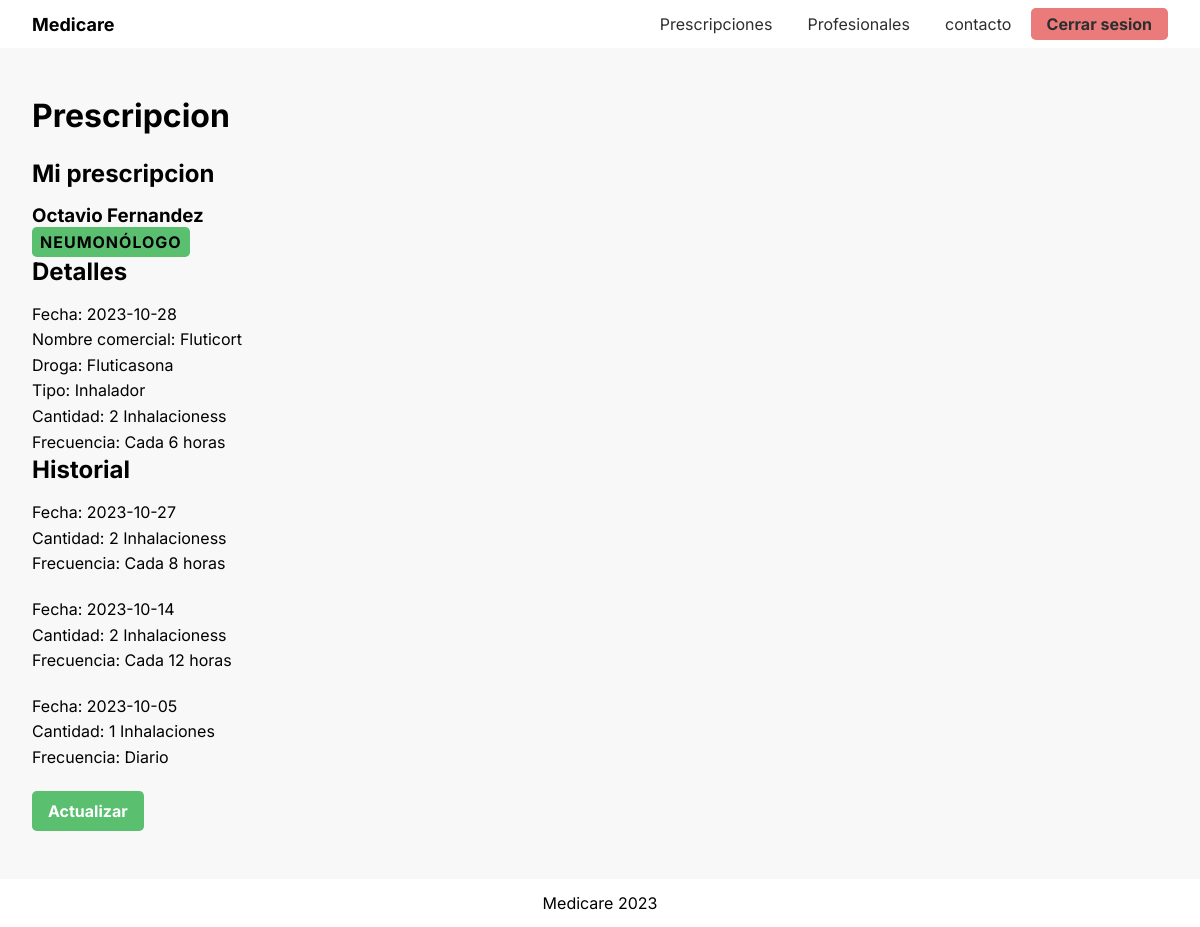
The page /prescription/6 (signed in) on the database its author committed.
### tables this page shows
CREATE TABLE prescription(
  id int primary key auto_increment,
  quantity int,
  created_at date,
  professional_id int,
  patient_id int,
  frequency_id int,
  medicine_id int,
  is_active boolean default true,
  foreign key (professional_id) references professional(id),
  foreign key (patient_id) references patient(id),
  foreign key (frequency_id) references frequency(id),
  foreign key (medicine_id) references medicine(id)
);

CREATE TABLE professional(
  id int primary key auto_increment,
  name varchar(50),  
  lastname varchar(50),
  email varchar(50),
  license_number varchar(10),
  phone_number varchar(10),
  specialty_id int,
  foreign key (specialty_id) references specialty(id)
);

CREATE TABLE specialty(
  id int primary key auto_increment,
  denomination varchar(50)
);

CREATE TABLE medicine(
  id int primary key auto_increment,
  generic_name varchar(50),
  drug varchar(50),
  medicine_type_id int,
  foreign key (medicine_type_id) references medicine_type(id)
);

CREATE TABLE medicine_type(
  id int primary key auto_increment,
  denomination varchar(50),
  unit varchar(50)
);

CREATE TABLE frequency(
  id int primary key auto_increment,
  denomination varchar(50),
  hours_interval int
);

### index.php (called while the page is built, shortened)
<?php
require 'utils/functions.php';
$routes = require 'utils/routes.php';
$response = $routes();
$view = VIEWS . '/' . $response['view'] . '.php';
$data = $response['data'] ?? [];
include(VIEWS . '/layout/start.php');
include($view);
include(VIEWS . '/layout/finish.php');

### utils/routes.php (called while the page is built)
<?php
return function () {
  $category = $_GET['cat'] ?? 'home';
  $id = $_GET['id'] ?? NULL;
  $action = $_GET['a'] ?? 'list';
  $publicRoutes = Array('home','contact','login','register','error');
  if (!in_array($category, $publicRoutes) && !isset($_SESSION['id'])  ) {
    header('Location: /medicare/login');
  }
  if(isset($_SESSION['id'])){
    if (in_array($category, ['home','login','register']) && $action != 'contact') {
      header('Location: /medicare/prescription');
    }
  }
  $controller =  $category . 'Controller';
  if (!class_exists($controller)) {
    return [
      'data' => [
        'message' => "clase $controller inexistente",
      ],
      'view' => 'error'
    ];
  }
  if (!method_exists($controller, $action)) {
    return [
      'data' => [
        'message' => "el metodo $action solicitado no existe en la clase $controller"
      ],
      'view' => 'error'
    ];
  }
  return $controller::$action();
};

### controllers/PrescriptionController.php (called while the page is built, shortened)
<?php
class PrescriptionController
{
  public static function details()
  {
    $prescriptionId = $_GET['id'];
    $Prescription = new PrescriptionModel();
    $prescriptionDetail = $Prescription->getPrescriptionDetail($prescriptionId);
    $genericName = $prescriptionDetail['generic_name'];
    $drug = $prescriptionDetail['drug'];
    $prescriptionHistory = $Prescription->getHistory($genericName, $drug);
    return [
      'data' => [
        'prescriptionDetail'=> $prescriptionDetail,
        'prescriptionHistory' => $prescriptionHistory
      ],
      'view' => 'prescriptions/details'
    ];
  }
}

### models/PrescriptionModel.php (called while the page is built, shortened)
<?php
class PrescriptionModel extends EntityModel
{
  private $patientId;
  public function __construct($patientId = null)
  {
    $this->patientId = $_SESSION['patient_id'] ?? $patientId;
  }
  public function getPrescriptionDetail($id){
    $results = $this->select('p.quantity, p.created_at, p.professional_id ,p.frequency_id, p.medicine_id , pr.name, pr.lastName, s.denomination as specialty, f.denomination as frequency, m.drug, m.generic_name, mt.denomination as medicine_type, mt.unit as medicine_unit',
      [
        'joins'=>[
          ['type'=> 'inner', 'table'=> 'professional pr', 'on'=> 'p.professional_id = pr.id'],
          ['type'=> 'inner', 'table'=> 'specialty s', 'on' => 'pr.specialty_id = s.id'],
          ['type'=> 'inner', 'table'=> 'frequency f', 'on' => 'p.frequency_id = f.id'],
          ['type'=> 'inner', 'table'=> 'medicine m', 'on' => 'p.medicine_id = m.id'],
          ['type'=> 'inner', 'table'=> 'medicine_type mt', 'on' => 'm.medicine_type_id = mt.id']
        ],
        'where' => 'p.id = :prescriptionId AND p.patient_id = :patientId',
        'replaces' => [':prescriptionId' => $id, ':patientId' => $this->patientId]
      ],
      true
    );
    return $results;
  }
  public function getHistory($genericName, $drug){
    $results = $this->select('p.created_at, p.quantity, f.denomination as frequency, mt.unit as medicine_unit',
      [
        'joins'=>[
          ['type'=> 'inner', 'table'=> 'frequency f', 'on' => 'p.frequency_id = f.id'],
          ['type'=> 'inner', 'table'=> 'medicine m', 'on' => 'p.medicine_id = m.id'],
          ['type'=> 'inner', 'table'=> 'medicine_type mt', 'on'=>' m.medicine_type_id = mt.id']
        ],
        'where' => 'p.patient_id = :patientId AND m.generic_name = :genericName AND m.drug = :drug',
        'replaces' => [':patientId' => $this->patientId ,':genericName' => $genericName, ':drug' => $drug ],
        'order'=>'p.created_at DESC'
      ]
      ,
    );
    return $results;
  }
}

### models/EntityModel.php (called while the page is built, shortened)
<?php
class EntityModel
{
  private $db;
  protected $table = '';
  protected $alias = '';
  public function select(
    $columns = '*',
    $filters = [],
    $onlyOneResult = false
  )
  {
    $query = "SELECT $columns FROM $this->table $this->alias";
    if(isset($filters['joins'])){
      $joins = [];
      foreach($filters['joins'] as $j){
        $type = strtoupper($j['type'] ?? '');
        $joins[] = "$type JOIN $j[table] ON $j[on]";
      }
      $query .= ' '.implode("\n", $joins);
    }
    if( isset($filters['where']) ){
      $query .= ' WHERE ' . $filters['where'];
    }
    if( isset($filters['order']) ){
      $query .= ' ORDER BY ' . $filters['order'];
    }
    $replaces_array = $filters['replaces'] ?? NULL;
    $stmt = $this->db->prepare($query);
    $stmt->execute( $replaces_array );
    return $onlyOneResult ? $stmt->fetch() : $stmt->fetchAll();
  }
  private function connect()
  {
    $dsn = 'mysql:host=' . DB_HOST . ';dbname=' . DB_NAME;
    $this->db = new PDO($dsn, DB_USER, DB_PASSWORD);
    $this->db->setAttribute(PDO::ATTR_ERRMODE, PDO::ERRMODE_EXCEPTION);
    $this->db->setAttribute(PDO::ATTR_DEFAULT_FETCH_MODE, PDO::FETCH_ASSOC);
  }
}

### utils/functions.php (called while the page is built, shortened)
<?php
function pluralizeIfNeeded($number, $str){
  return $number > 1 ? $str . 's': $str;
}
?>

### views/prescriptions/details.php (the view, shortened to what this page needs)
<?php
  $prescriptionDetail = $data['prescriptionDetail'] ?? [];
  $prescriptionHistory = $data['prescriptionHistory'] ?? [];
  array_shift($prescriptionHistory);
?>
<section class="container" id="prescription-details">
  <h1 class="section-title">Prescripcion</h1>
  <h2 class="section-subtitle">Mi prescripcion </h1>
  <?php if(!$prescriptionDetail): ?>
    <h2 class="section-subtitle">La prescripcion buscada no existe</h2>
  <?php else: ?>
    <div>
      <h3><?php echo $prescriptionDetail['name'] . ' '. $prescriptionDetail['lastName'] ?></h3>
      <span class="badge "><?php echo $prescriptionDetail['specialty'];?></span>
    </div>
    <h2 class="section-subtitle">Detalles</h2>
    <p>Fecha: <?php echo $prescriptionDetail['created_at']?></p>
    <p>Nombre comercial: <?php echo $prescriptionDetail['generic_name']; ?></p>
    <p>Droga: <?php echo $prescriptionDetail['drug'] ?></p>
    <p>Tipo: <?php echo $prescriptionDetail['medicine_type']?></p>
    <p>Cantidad: <?php echo $prescriptionDetail['quantity'] . ' ' . pluralizeIfNeeded($prescriptionDetail['quantity'],$prescriptionDetail['medicine_unit']) ?> </p>
    <p>Frecuencia: <?php echo $prescriptionDetail['frequency']?></p>
    <h2 class="section-subtitle">Historial</h2>
    <?php foreach($prescriptionHistory as $record): ?>
      <p>Fecha: <?php echo $record['created_at']; ?></p>
      <p>Cantidad: <?php echo $record['quantity'] . ' ' . pluralizeIfNeeded($record['quantity'], $record['medicine_unit']); ?></p>
      <p>Frecuencia: <?php echo $record['frequency']; ?></p>
      <br>
    <?php endforeach; ?>
    <button class="btn primary">
      Actualizar
    </button>
  <?php endif;?>
</section>

### assets/css/styles.css (style rules this page uses)
*, *::before, *::after { margin: 0; padding: 0; box-sizing: border-box; }
html, body { height: 100%; }
body { font-family: "Inter", sans-serif; }
.container { width: min(1280px, calc(100% - 4rem)); margin-inline: auto; }
.container:not(header > .container) { padding-block: 3rem; }
button { cursor: pointer; }
.btn { height: 2.5rem; padding-inline: 1rem; border: none; font: inherit; cursor: pointer; font-weight: bold; border-radius: 0.3rem; }
.btn.primary { background-color: #5ac070; color: white; }
.badge { display: block; padding-block: 0.3rem; padding-inline: 0.5rem; width: max-content; height: fit-content; border-radius: 0.3rem; background: #5ac070; text-transform: uppercase; letter-spacing: 1px; user-select: none; font-weight: bold; }
p { line-height: 1.6; }
.section-title { font-size: 2rem; margin-bottom: 1.5rem; }
.section-subtitle { font-size: 1.5rem; margin-bottom: 1rem; }

### rows shown on the page
prescription: professional.name "Octavio", professional.lastname "Fernandez", specialty.denomination "NEUMONÓLOGO", created_at "2023-10-28", medicine.generic_name "Fluticort", medicine.drug "Fluticasona", medicine_type.denomination "Inhalador", quantity "2", quantity.unit "Inhalacioness", frequency.denomination "Cada 6 horas"

### other values the page prints
$record['created_at'] "2023-10-27"
$record['quantity'] "2"
pluralizeIfNeeded($record['quantity'], $record['medicine_unit']) "Inhalacioness"
$record['frequency'] "Cada 8 horas"
$record['created_at'] "2023-10-14"
$record['frequency'] "Cada 12 horas"
$record['created_at'] "2023-10-05"
$record['quantity'] "1"
pluralizeIfNeeded($record['quantity'], $record['medicine_unit']) "Inhalaciones"
$record['frequency'] "Diario"
